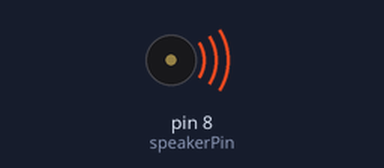
Recording of a sketch running on a simulated Arduino Uno, built with avr-gcc and run on an emulated ATmega328P. Shown: buzzer (waves = sounding, pin HIGH).

Above: at 0.5 s.
Timing chart, 0 to 4.6 s (numbered marks = the images above):
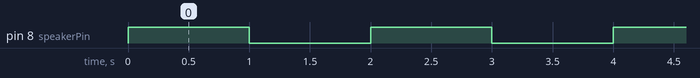

Measured:
- by itself, pin 8 (speakerPin): alternates HIGH for 1.0 s and LOW for 1.0 s

The sketch:

5_ActiveBuzzer.ino
```cpp
int speakerPin = 8;
void setup()
{
  pinMode (speakerPin, OUTPUT);
}

void loop() {
  digitalWrite(speakerPin, HIGH);
  delay(1000);
  digitalWrite(speakerPin, LOW);
  delay(1000);
}
```
